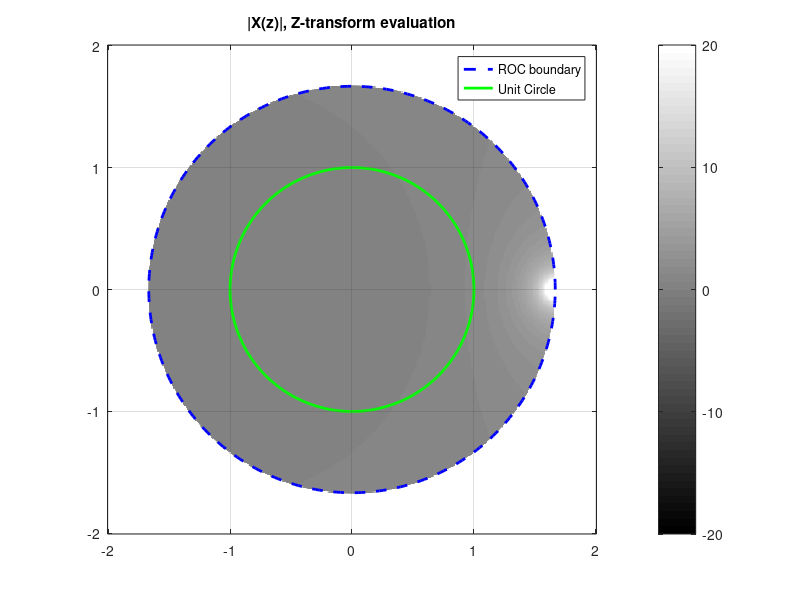

Here is the MATLAB script that generated this plot:
a = 0.6;
n = -999:-1;
x_n = -a.^(-n);

minimum = -2;
maximum = 2;
step_size = .01;
n_step = (maximum - minimum)/step_size + 1;
f = linspace(minimum,maximum,n_step);
[x,y] = meshgrid(f,f);
z = x + 1i*y;

% create function to hold the expression
X = arrayfun(@(zval) sum(x_n .* (zval .^ -n)), z);
X(isnan(X(:))) = Inf;
zvals = linspace(-2, 2, n_step);
imagesc(zvals, zvals, abs(X));
axis xy; axis square; grid on;
title('|X(z)|, Z-transform evaluation');
colormap('gray');
colorbar;
caxis([-20 20]);

hold on
leg = {'ROC boundary','Unit Circle'};
% Plot the ROC boundary at |z| = 1/a
theta = linspace(0, 2*pi, 360);
x_roc = a^(-1) * cos(theta);
y_roc = a^(-1) * sin(theta);
plot(x_roc, y_roc, 'b--', 'LineWidth', 2);

% Plot the unit circle |z| = 1
x_unit = cos(theta);
y_unit = sin(theta);
plot(x_unit, y_unit, 'g', 'LineWidth', 2);
legend(leg)
hold off
